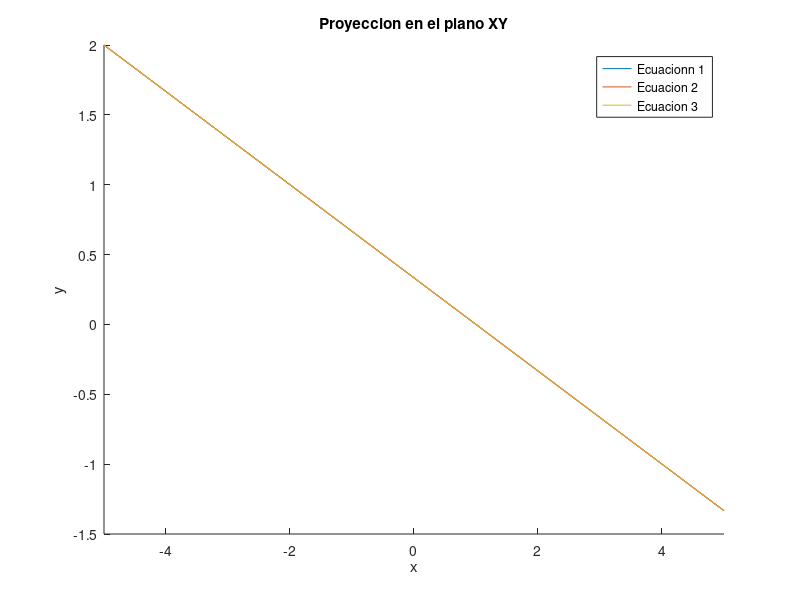

MATLAB code to generate this figure:
#MATRIZ A
#  1.0000   2.0000   3.0000
# 2.0000   4.0001   6.0000
#  3.0000   6.0000   9.0001
#MATRIZ B
#  1
#  2
#  3
#Este sistema está mal condicionado porque las filas de la matriz A son casi linealmente dependientes. 
#Si los coeficientes fueran exactos (como 2, 4, 6, y 9), las filas serían completamente dependientes, 
#haciendo que la matriz sea singular (no invertible). En este caso, pequeñas perturbaciones en los valores, 
#como 4.0001 y 9.0001, hacen que el sistema sea sensible a cambios en los coeficientes o en el vector b.
disp('MARCELO ALVARO CHAMBI CHILLO')
a = [1 2 3; 2 4.0001 6; 3 6 9.0001]
b = [1; 2; 3]
disp('descomposicion lu')
[L, U] = lu(a)
y = L \ b
disp('solucion del sistema')
x = inv(a)*b
disp('determinante A')
det_a = det(a)
disp('condicional A')
cond_a = cond(a)
f1 = @(x1, x2) -(a(1,1)*x1 + a(1,2)*x2 - b(1))/a(1,3);
f2 = @(x1, x2) -(a(2,1)*x1 + a(2,2)*x2 - b(2))/a(2,3);
f3 = @(x1, x2) -(a(3,1)*x1 + a(3,2)*x2 - b(3))/a(3,3);
figure;
hold on;
fplot(@(x) f1(x, 0), [-5, 5]);  % Proyección de la primera ecuación
fplot(@(x) f2(x, 0), [-5, 5]);  % Proyección de la segunda ecuación
fplot(@(x) f3(x, 0), [-5, 5]);  % Proyección de la tercera ecuación
xlabel('x');
ylabel('y');
title('Proyeccion en el plano XY');
legend('Ecuacionn 1', 'Ecuacion 2', 'Ecuacion 3');
hold off;

